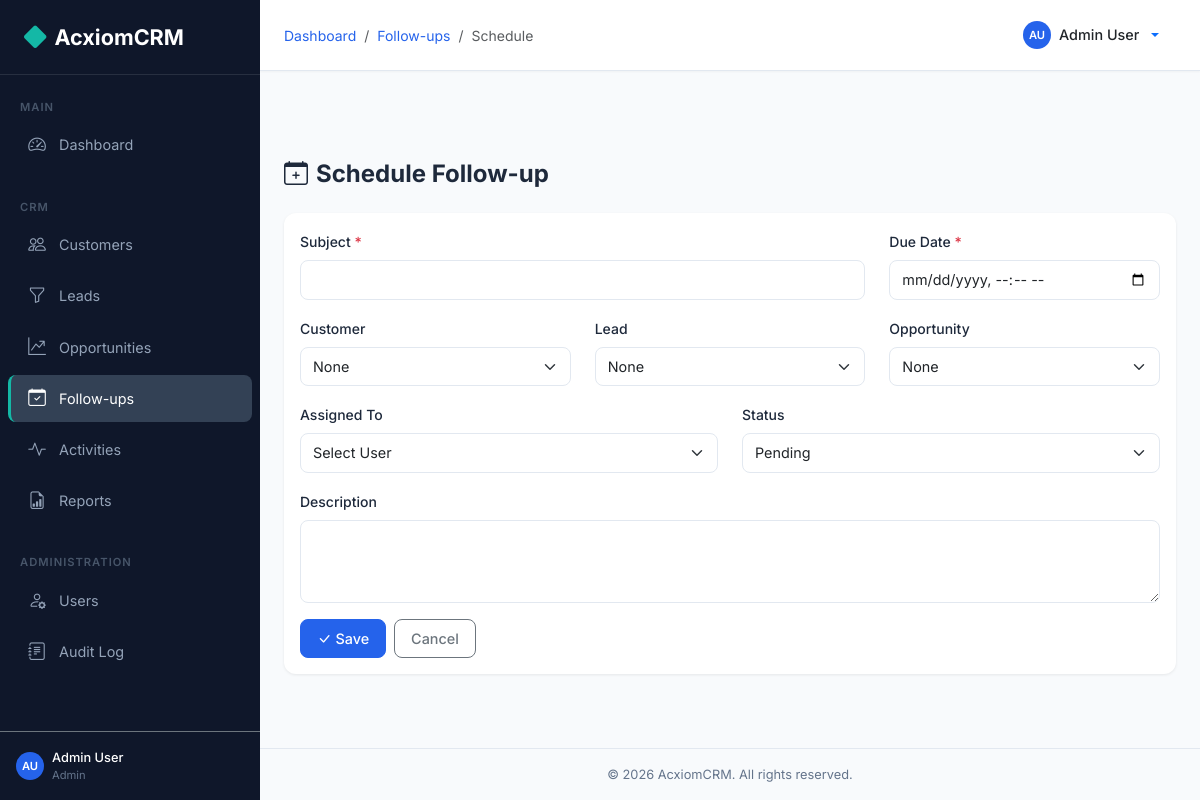
The page /followups/create (signed in) on the database its author committed.
### backend/models.py (models this page shows, shortened)
class User(UserMixin, db.Model):
    __tablename__ = 'users'
    id = db.Column(db.Integer, primary_key=True)
    first_name = db.Column(db.String(50), nullable=False)
    last_name = db.Column(db.String(50), nullable=False)
    email = db.Column(db.String(120), unique=True, nullable=False, index=True)
    password_hash = db.Column(db.String(256), nullable=False)
    phone = db.Column(db.String(20))
    role_id = db.Column(db.Integer, db.ForeignKey('roles.id'), nullable=False)
    is_active = db.Column(db.Boolean, default=True)
    failed_login_count = db.Column(db.Integer, default=0)
    lockout_until = db.Column(db.DateTime, nullable=True)
    created_at = db.Column(db.DateTime, default=datetime.utcnow)
    updated_at = db.Column(db.DateTime, default=datetime.utcnow, onupdate=datetime.utcnow)
    customers = db.relationship('Customer', backref='assigned_user', lazy='dynamic', foreign_keys='Customer.assigned_to')
    leads = db.relationship('Lead', backref='assigned_user', lazy='dynamic', foreign_keys='Lead.assigned_to')
    opportunities = db.relationship('Opportunity', backref='assigned_user', lazy='dynamic', foreign_keys='Opportunity.assigned_to')
    @property
    def full_name(self):
        return f'{self.first_name} {self.last_name}'
    def is_admin(self):
        return self.role and self.role.name == 'Admin'

class Role(db.Model):
    __tablename__ = 'roles'
    id = db.Column(db.Integer, primary_key=True)
    name = db.Column(db.String(50), unique=True, nullable=False)
    description = db.Column(db.String(200))
    permissions = db.relationship('Permission', secondary=role_permissions, backref='roles')
    users = db.relationship('User', backref='role', lazy='dynamic')

### backend/routes/followups.py (the view, shortened to what this page needs)
@followups_bp.route('/create', methods=['GET', 'POST'])
@login_required
def create():
    customers = Customer.query.order_by(Customer.name).all()
    leads = Lead.query.filter(Lead.converted == False).order_by(Lead.name).all()
    opportunities = Opportunity.query.filter(Opportunity.stage.notin_(['Closed Won', 'Closed Lost'])).order_by(Opportunity.name).all()
    users = User.query.filter_by(is_active=True).order_by(User.first_name).all()
    return render_template('followups/create.html', customers=customers, leads=leads, opportunities=opportunities, users=users)

### backend/models.py (called while the page is built)
@login_manager.user_loader
def load_user(user_id):
    return User.query.get(int(user_id))

### frontend/templates/followups/create.html (shortened to what this page needs)
{% extends 'base.html' %}
{% block breadcrumb %}
<li class="breadcrumb-item"><a href="{{ url_for('dashboard.index') }}">Dashboard</a></li>
<li class="breadcrumb-item"><a href="{{ url_for('followups.list_followups') }}">Follow-ups</a></li>
<li class="breadcrumb-item active">Schedule</li>
{% endblock %}
{% block content %}
<div class="page-header"><h1><i class="bi bi-calendar-plus me-2"></i>Schedule Follow-up</h1></div>
<div class="card"><div class="card-body">
    <form method="POST">
        <div class="row">
            <div class="col-md-8 mb-3">
                <label class="form-label">Subject <span class="text-danger">*</span></label>
                <input type="text" class="form-control" name="subject" required value="{{ request.form.get('subject','') }}">
            </div>
            <div class="col-md-4 mb-3">
                <label class="form-label">Due Date <span class="text-danger">*</span></label>
                <input type="datetime-local" class="form-control" name="due_date" required value="{{ request.form.get('due_date','') }}">
            </div>
            <div class="col-md-4 mb-3">
                <label class="form-label">Customer</label>
                <select class="form-select" name="customer_id">
                    <option value="">None</option>
                </select>
            </div>
            <div class="col-md-4 mb-3">
                <label class="form-label">Lead</label>
                <select class="form-select" name="lead_id">
                    <option value="">None</option>
                </select>
            </div>
            <div class="col-md-4 mb-3">
                <label class="form-label">Opportunity</label>
                <select class="form-select" name="opportunity_id">
                    <option value="">None</option>
                </select>
            </div>
            <div class="col-md-6 mb-3">
                <label class="form-label">Assigned To</label>
                <select class="form-select" name="assigned_to">
                    <option value="">Select User</option>
                </select>
            </div>
            <div class="col-md-6 mb-3">
                <label class="form-label">Status</label>
                <select class="form-select" name="status">
                    {% for s in ['Pending','Completed','Cancelled'] %}<option value="{{ s }}" {% if request.form.get('status','Pending') == s %}selected{% endif %}>{{ s }}</option>{% endfor %}
                </select>
            </div>
            <div class="col-12 mb-3">
                <label class="form-label">Description</label>
                <textarea class="form-control" name="description" rows="3">{{ request.form.get('description','') }}</textarea>
            </div>
        </div>
        <div class="d-flex gap-2">
            <button type="submit" class="btn btn-primary"><i class="bi bi-check-lg me-1"></i>Save</button>
            <a href="{{ url_for('followups.list_followups') }}" class="btn btn-outline-secondary">Cancel</a>
        </div>
    </form>
</div></div>
{% endblock %}

### frontend/templates/base.html (shortened to what this page needs)
<!DOCTYPE html>
<html lang="en">
<head>
    <link href="https://cdn.jsdelivr.net/npm/bootstrap@5.3.2/dist/css/bootstrap.min.css" rel="stylesheet">
    <link href="https://cdn.jsdelivr.net/npm/bootstrap-icons@1.11.2/font/bootstrap-icons.min.css" rel="stylesheet">
    <link href="{{ url_for('static', filename='css/style.css') }}" rel="stylesheet">
</head>
<body>
    <nav id="sidebar" class="sidebar">
        <div class="sidebar-brand">
            <i class="bi bi-diamond-fill"></i> AcxiomCRM
        </div>
        <div class="sidebar-nav">
            <div class="sidebar-section">Main</div>
            <ul class="nav flex-column">
                <li class="nav-item">
                    <a class="nav-link {% if request.endpoint == 'dashboard.index' %}active{% endif %}" href="{{ url_for('dashboard.index') }}">
                        <i class="bi bi-speedometer2"></i> Dashboard
                    </a>
                </li>
            </ul>
            <div class="sidebar-section mt-3">CRM</div>
            <ul class="nav flex-column">
                <li class="nav-item">
                    <a class="nav-link {% if 'customers' in (request.endpoint or '') %}active{% endif %}" href="{{ url_for('customers.list_customers') }}">
                        <i class="bi bi-people"></i> Customers
                    </a>
                </li>
                <li class="nav-item">
                    <a class="nav-link {% if 'leads' in (request.endpoint or '') %}active{% endif %}" href="{{ url_for('leads.list_leads') }}">
                        <i class="bi bi-funnel"></i> Leads
                    </a>
                </li>
                <li class="nav-item">
                    <a class="nav-link {% if 'opportunities' in (request.endpoint or '') %}active{% endif %}" href="{{ url_for('opportunities.list_opportunities') }}">
                        <i class="bi bi-graph-up-arrow"></i> Opportunities
                    </a>
                </li>
                <li class="nav-item">
                    <a class="nav-link {% if 'followups' in (request.endpoint or '') %}active{% endif %}" href="{{ url_for('followups.list_followups') }}">
                        <i class="bi bi-calendar-check"></i> Follow-ups
                    </a>
                </li>
                <li class="nav-item">
                    <a class="nav-link {% if 'activities' in (request.endpoint or '') %}active{% endif %}" href="{{ url_for('activities.list_activities') }}">
                        <i class="bi bi-activity"></i> Activities
                    </a>
                </li>
                <li class="nav-item">
                    <a class="nav-link {% if 'reports' in (request.endpoint or '') %}active{% endif %}" href="{{ url_for('reports.index') }}">
                        <i class="bi bi-file-earmark-bar-graph"></i> Reports
                    </a>
                </li>
            </ul>
            {% if current_user.is_admin() %}
            <div class="sidebar-section mt-3">Administration</div>
            <ul class="nav flex-column">
                <li class="nav-item">
                    <a class="nav-link {% if 'users' in (request.endpoint or '') %}active{% endif %}" href="{{ url_for('users.list_users') }}">
                        <i class="bi bi-person-gear"></i> Users
                    </a>
                </li>
                <li class="nav-item">
                    <a class="nav-link {% if 'audit' in (request.endpoint or '') %}active{% endif %}" href="{{ url_for('audit.list_logs') }}">
                        <i class="bi bi-journal-text"></i> Audit Log
                    </a>
                </li>
            </ul>
            {% endif %}
        </div>
        <div class="p-3 border-top border-secondary">
            <div class="d-flex align-items-center gap-2">
                <div class="user-avatar user-avatar-sm">{{ current_user.first_name[0] }}{{ current_user.last_name[0] }}</div>
                <div class="flex-grow-1">
                    <div style="font-size:0.8rem;color:#fff;font-weight:500;">{{ current_user.full_name }}</div>
                    <div style="font-size:0.7rem;color:#64748B;">{{ current_user.role.name }}</div>
                </div>
            </div>
        </div>
    </nav>
    <div class="main-content">
        <div class="top-navbar">
            <div class="d-flex align-items-center gap-3">
                <nav aria-label="breadcrumb">
                    <ol class="breadcrumb mb-0">
                        {% block breadcrumb %}{% endblock %}
                    </ol>
                </nav>
            </div>
            <div class="dropdown">
                <button class="btn btn-link text-decoration-none dropdown-toggle d-flex align-items-center gap-2" type="button" data-bs-toggle="dropdown">
                    <div class="user-avatar user-avatar-sm">{{ current_user.first_name[0] }}{{ current_user.last_name[0] }}</div>
                    <span class="text-dark fw-medium" style="font-size:0.9rem;">{{ current_user.full_name }}</span>
                </button>
            </div>
        </div>
        <div class="content-area pb-0 pt-3" style="padding-bottom:0!important;">
        </div>
        <div class="content-area">
            {% block content %}{% endblock %}
        </div>
        <div class="footer">
            &copy; 2026 AcxiomCRM. All rights reserved.
        </div>
    </div>
</body>
</html>

### frontend/static/css/style.css (style rules this page uses)
:root { --primary: #2563EB; --primary-dark: #1D4ED8; --sidebar-bg: #0F172A; --sidebar-hover: #1E293B; --sidebar-active: #334155; --bg: #F8FAFC; --card-bg: #FFFFFF; --accent: #14B8A6; --text-primary: #1E293B; --text-secondary: #64748B; --border: #E2E8F0; --sidebar-width: 260px; }
body { background-color: var(--bg); font-family: 'Inter', -apple-system, BlinkMacSystemFont, 'Segoe UI', sans-serif; color: var(--text-primary); }
.sidebar { position: fixed; top: 0; left: 0; width: var(--sidebar-width); height: 100vh; background: var(--sidebar-bg); z-index: 1040; transition: transform 0.3s ease; overflow-y: auto; display: flex; flex-direction: column; }
.sidebar-brand { padding: 1.25rem 1.5rem; font-size: 1.35rem; font-weight: 700; color: #fff; border-bottom: 1px solid rgba(255,255,255,0.1); display: flex; align-items: center; gap: 0.5rem; }
.sidebar-brand i { color: var(--accent); font-size: 1.4rem; }
.sidebar-nav { flex: 1; padding: 0.75rem 0; }
.sidebar-nav .nav-item { margin: 2px 8px; }
.sidebar-nav .nav-link { color: #94A3B8; padding: 0.65rem 1rem; border-radius: 8px; display: flex; align-items: center; gap: 0.75rem; font-size: 0.9rem; transition: all 0.2s; text-decoration: none; border-left: 3px solid transparent; }
.sidebar-nav .nav-link.active { color: #fff; background: var(--sidebar-active); border-left-color: var(--accent); }
.sidebar-nav .nav-link i { font-size: 1.1rem; width: 20px; text-align: center; }
.sidebar-section { padding: 0.75rem 1.25rem 0.25rem; font-size: 0.7rem; text-transform: uppercase; letter-spacing: 1px; color: #475569; font-weight: 600; }
.main-content { margin-left: var(--sidebar-width); min-height: 100vh; display: flex; flex-direction: column; }
.top-navbar { background: var(--card-bg); border-bottom: 1px solid var(--border); padding: 0.75rem 1.5rem; display: flex; align-items: center; justify-content: space-between; position: sticky; top: 0; z-index: 1030; box-shadow: 0 1px 2px rgba(0,0,0,0.04); }
.content-area { padding: 1.5rem; flex: 1; }
.card { border: none; border-radius: 12px; box-shadow: 0 1px 3px rgba(0,0,0,0.08); background: var(--card-bg); }
.form-control, .form-select { border-radius: 8px; border: 1px solid var(--border); padding: 0.5rem 0.75rem; font-size: 0.9rem; transition: border-color 0.2s, box-shadow 0.2s; }
.form-label { font-weight: 500; font-size: 0.875rem; color: var(--text-primary); }
.btn { border-radius: 8px; font-size: 0.9rem; font-weight: 500; padding: 0.5rem 1rem; }
.btn-primary { background: var(--primary); border-color: var(--primary); }
.breadcrumb { margin-bottom: 0; font-size: 0.875rem; background: transparent; }
.breadcrumb-item a { color: var(--primary); text-decoration: none; }
.page-header { display: flex; justify-content: space-between; align-items: center; margin-bottom: 1.5rem; flex-wrap: wrap; gap: 0.75rem; }
.page-header h1 { font-size: 1.5rem; font-weight: 700; margin: 0; }
.user-avatar { width: 36px; height: 36px; border-radius: 50%; background: var(--primary); color: #fff; display: flex; align-items: center; justify-content: center; font-weight: 600; font-size: 0.85rem; }
.user-avatar-sm { width: 28px; height: 28px; font-size: 0.7rem; }
.footer { padding: 1rem 1.5rem; text-align: center; color: var(--text-secondary); font-size: 0.8rem; border-top: 1px solid var(--border); }

### rows shown on the page
User: first_name "A", last_name "U", full_name "Admin User"
Role: role.name "Admin"

### other values the page prints
form field status "Pending"
